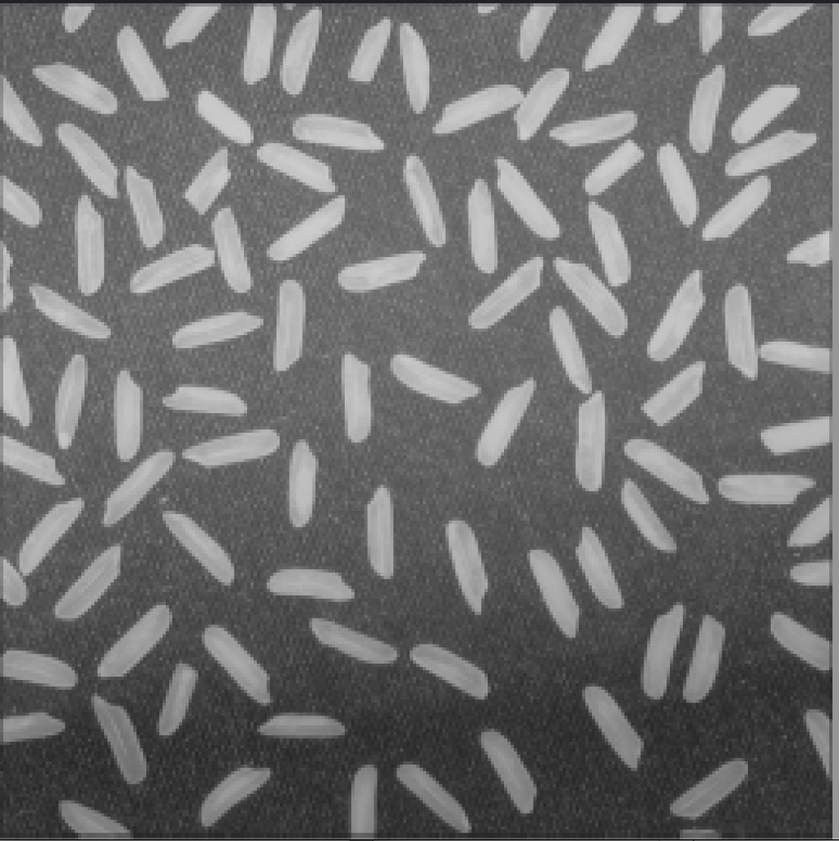
#> input picture CICLO-1/MODULO-10-VISAO-COMPUTACIONAL/checkpoint/rice.png, 839 x 841 px, shrunk from 1022 x 1024 before the run
$ python checkpoint.py   (older library calls are emulated)
#> lines starting #> are read from the running program, lines starting #| are printed output that depends on the picture; after the words box and inside, x2 and y2 are one past the last pixel; in counts of white or black regions, pixels touching at a corner belong together
import cv2
import matplotlib.pyplot as plt

imagem = cv2.imread("rice.png", 0)
#> imagem: shape (841, 839); min 24, max 207, mean 110.7
# imagem_rgb = cv2.cvtColor(imagem, cv2.COLOR_BGR2RGB)

# plt.hist(imagem.ravel())

imagem[imagem <= 120] = 0
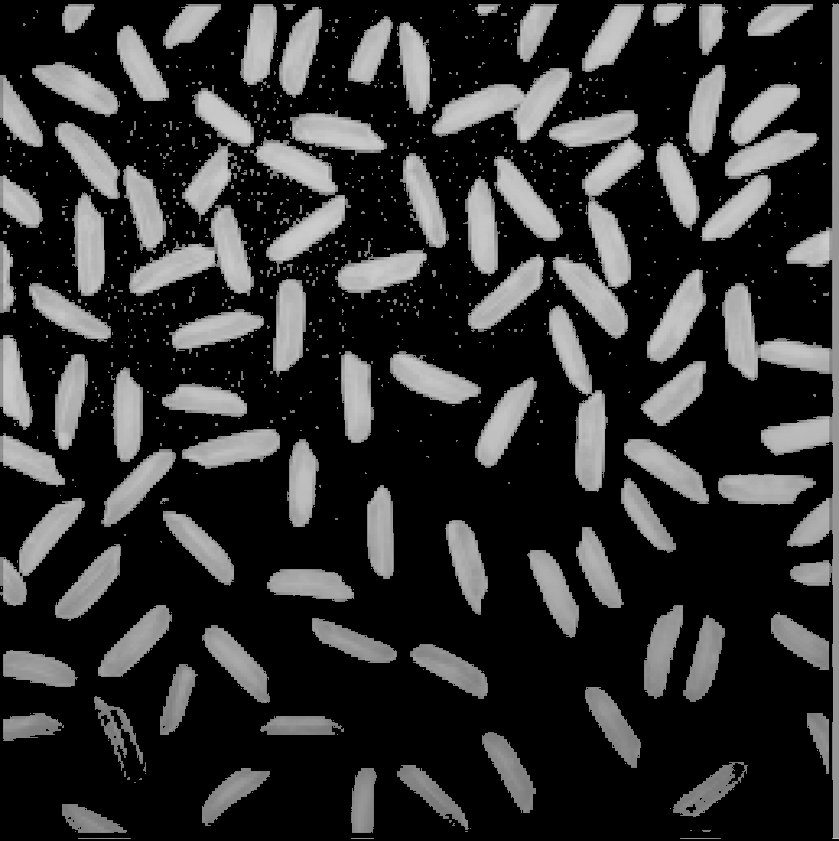
#> imagem: shape (841, 839); min 0, max 207, mean 48.7
imagem[imagem > 120] = 255
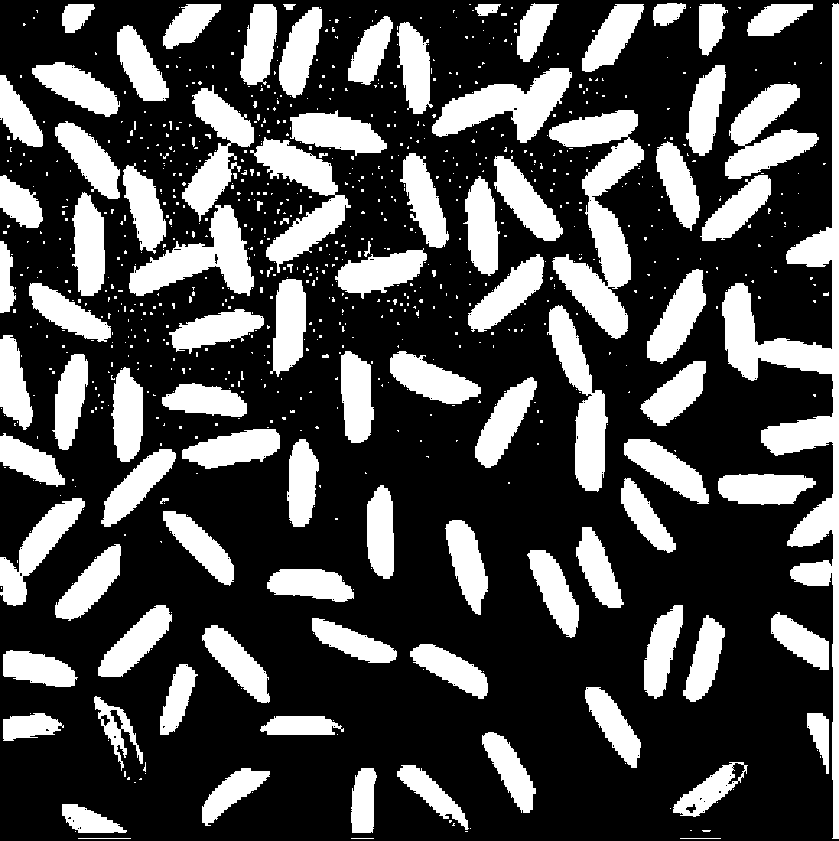
#> imagem: shape (841, 839); 29.3% white; 861 white regions (757 under 20 px), largest, box (x1, y1, x2, y2) and area: (722, 3, 839, 839) 15333, (549, 110, 644, 339) 9061, (250, 137, 351, 273) 5002
kernel = cv2.getStructuringElement(cv2.MORPH_ELLIPSE, (3, 3))
print(kernel)
erode = cv2.erode(imagem, kernel, iterations=3)
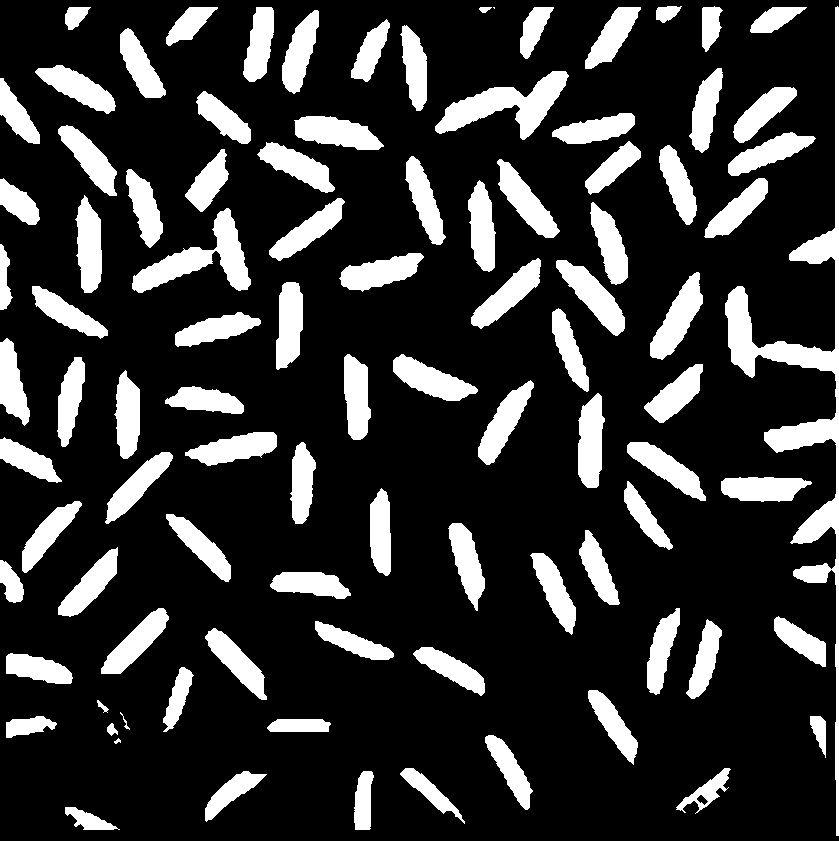
#> erode: shape (841, 839); 20.2% white; 96 white regions (1 under 20 px), largest, box (x1, y1, x2, y2) and area: (725, 6, 839, 836) 10576, (435, 71, 569, 140) 3664, (132, 208, 251, 293) 3503
dilate = cv2.dilate(erode, kernel, iterations=3)
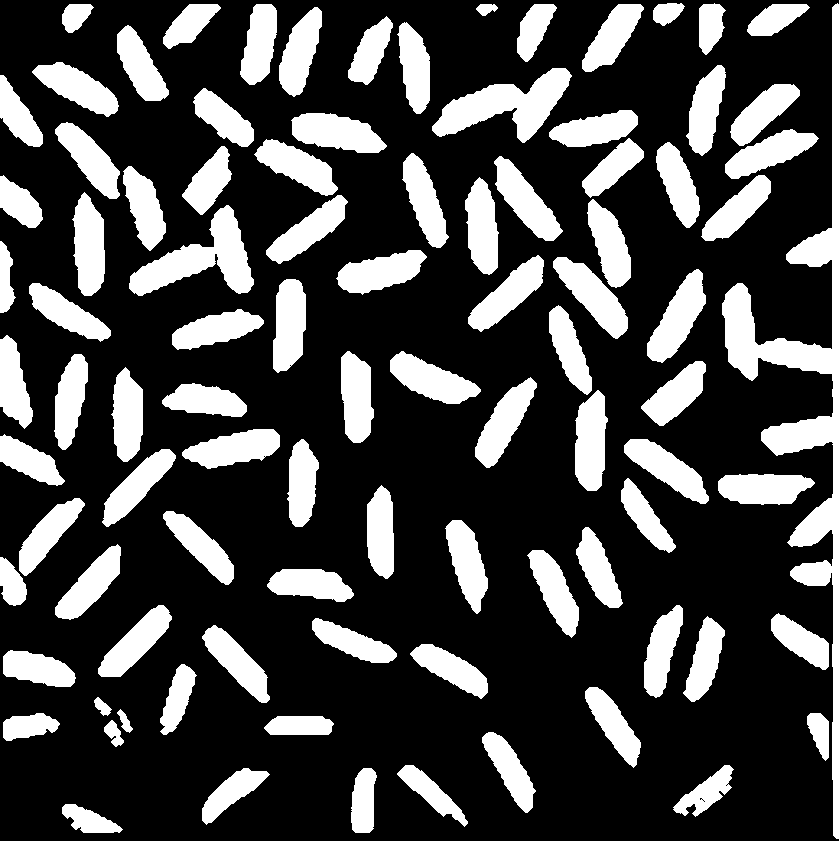
#> dilate: shape (841, 839); 27.4% white; 94 white regions, largest, box (x1, y1, x2, y2) and area: (722, 3, 839, 839) 15055, (432, 68, 572, 143) 4684, (129, 205, 254, 296) 4628
laplacian = cv2.Laplacian(dilate, cv2.CV_8U)
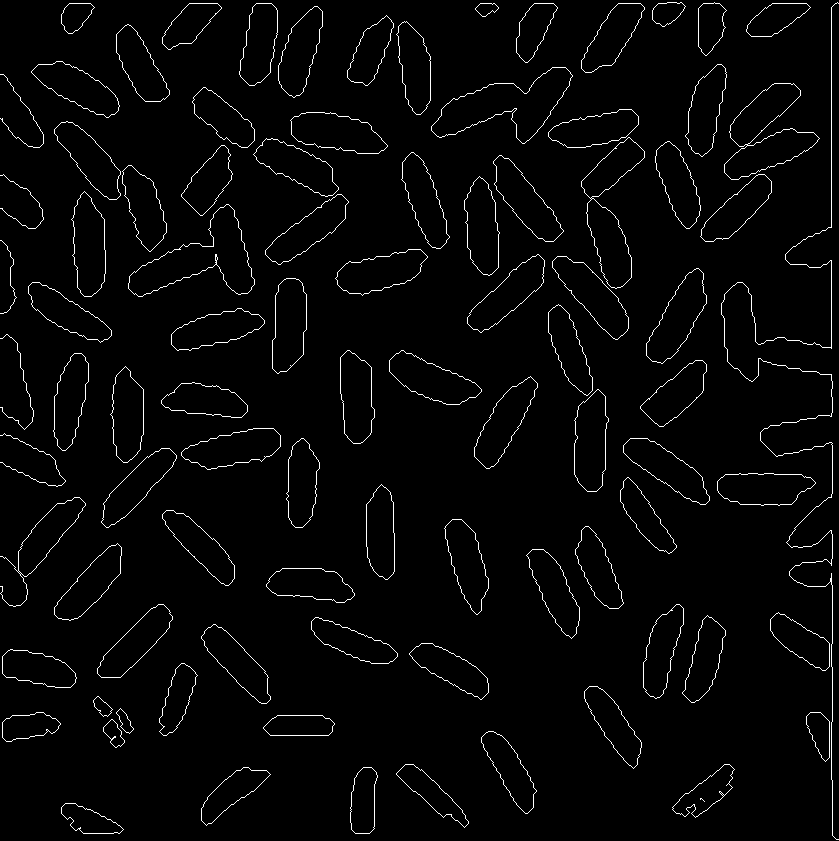
#> laplacian: shape (841, 839); 2.5% white in thin lines or dots
plt.figure(figsize=(10, 10))
plt.subplot(121), plt.imshow(laplacian, "gray"), plt.title("imagem")
plt.subplot(122), plt.imshow(dilate, "gray"), plt.title("erodida")
# plt.subplot(122), plt.hist(imagem.ravel(), 256, [0, 256]), plt.title("Histograma")
plt.show()
print(imagem)
#> (printed output is left out)
# print(imagem_rgb)

$ run again, with CICLO-1/MODULO-10-VISAO-COMPUTACIONAL/checkpoint/piscina.jpg saved as CICLO-1/MODULO-10-VISAO-COMPUTACIONAL/checkpoint/rice.png
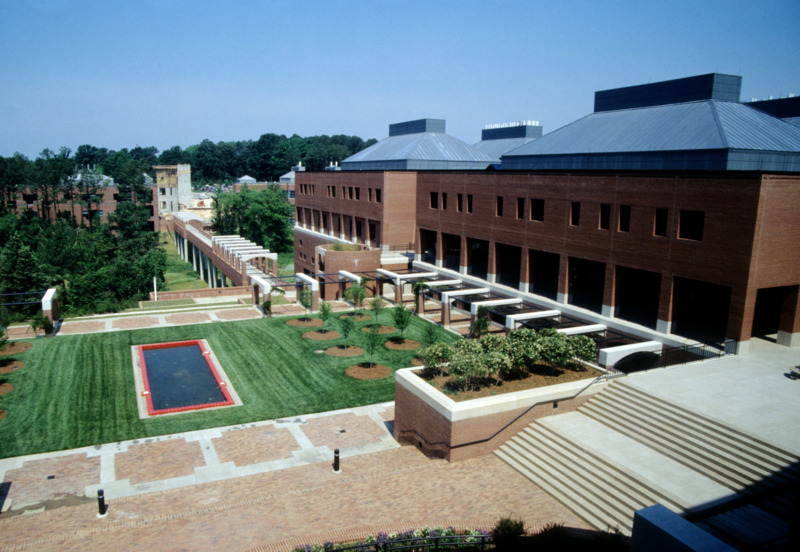
#> input picture CICLO-1/MODULO-10-VISAO-COMPUTACIONAL/checkpoint/piscina.jpg, 800 x 552 px
#> `imagem[imagem > 120] = 255`:
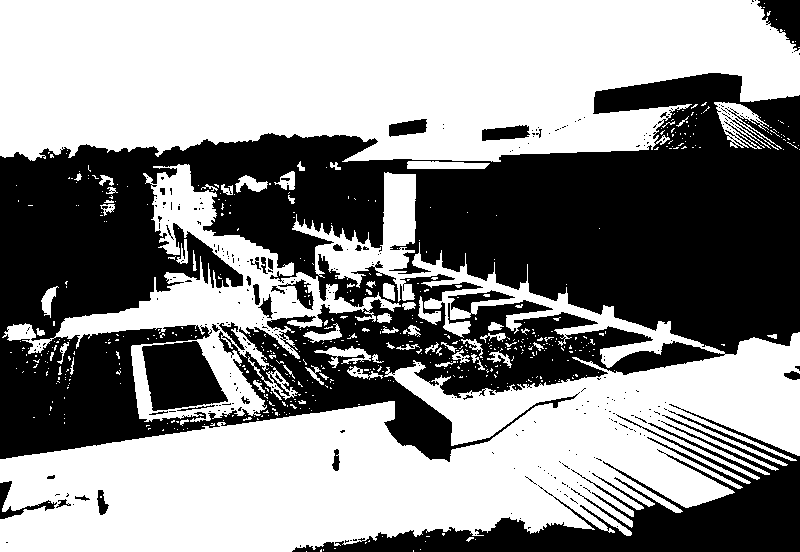
#> imagem: shape (552, 800); 55.6% white; 307 black regions (273 under 20 px), largest, box (x1, y1, x2, y2) and area: (0, 73, 800, 462) 165956, (292, 404, 800, 552) 20274, (142, 341, 228, 411) 4233
#> erode: shape (552, 800); 44.8% white; 127 white regions (94 under 20 px), largest, box (x1, y1, x2, y2) and area: (0, 0, 800, 159) 101994, (0, 335, 800, 552) 80079, (60, 281, 262, 336) 4693
#> dilate: shape (552, 800); 51.5% white; 102 black regions (91 under 20 px), largest, box (x1, y1, x2, y2) and area: (0, 73, 800, 462) 185634, (292, 404, 800, 552) 24644, (751, 0, 800, 55) 1372
#> `laplacian = cv2.Laplacian(dilate, cv2.CV_8U)`:
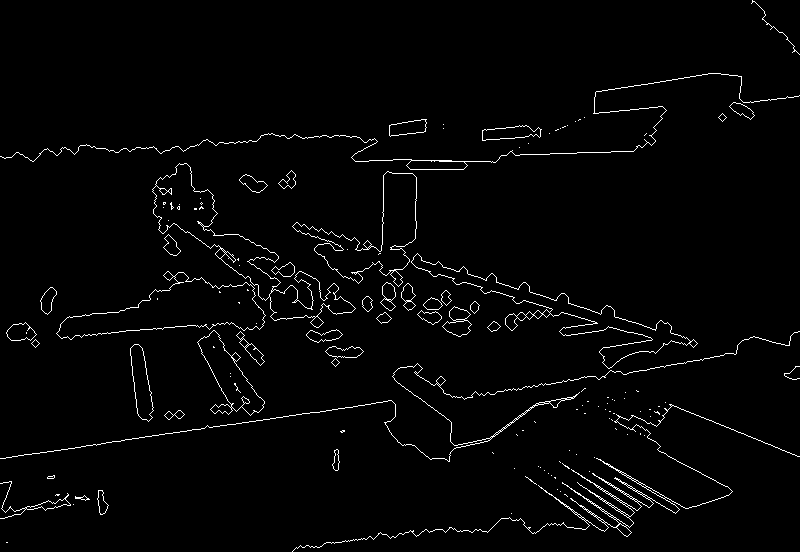
#> laplacian: shape (552, 800); 2.2% white in thin lines or dots
#> (printed output is left out)
